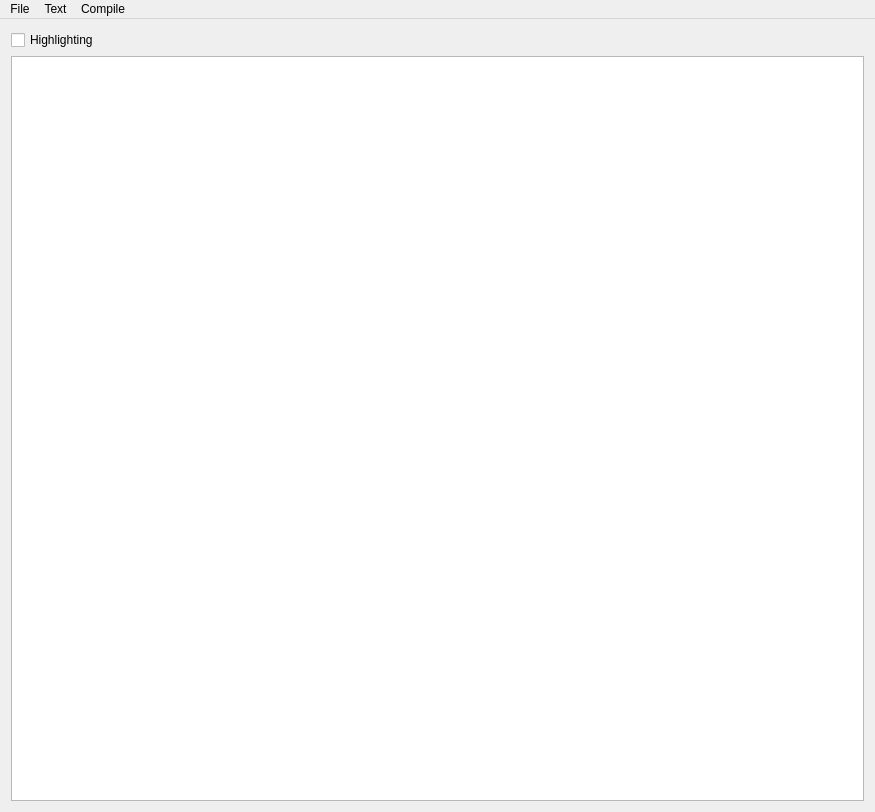
<?xml version="1.0" encoding="UTF-8"?>
<ui version="4.0">
 <class>MainWindow</class>
 <widget class="QMainWindow" name="MainWindow">
  <property name="geometry">
   <rect>
    <x>0</x>
    <y>0</y>
    <width>875</width>
    <height>812</height>
   </rect>
  </property>
  <property name="windowTitle">
   <string>MainWindow</string>
  </property>
  <widget class="QWidget" name="centralWidget">
   <layout class="QVBoxLayout" name="verticalLayout">
    <item>
     <widget class="QCheckBox" name="checkBoxHighlighting">
      <property name="text">
       <string>Highlighting</string>
      </property>
     </widget>
    </item>
    <item>
     <widget class="QTextEdit" name="textEdit">
      <property name="font">
       <font>
        <pointsize>12</pointsize>
       </font>
      </property>
      <property name="sizeAdjustPolicy">
       <enum>QAbstractScrollArea::AdjustIgnored</enum>
      </property>
      <property name="lineWrapMode">
       <enum>QTextEdit::WidgetWidth</enum>
      </property>
      <property name="lineWrapColumnOrWidth">
       <number>0</number>
      </property>
      <property name="tabStopWidth">
       <number>40</number>
      </property>
     </widget>
    </item>
   </layout>
  </widget>
  <widget class="QMenuBar" name="menuBar">
   <property name="geometry">
    <rect>
     <x>0</x>
     <y>0</y>
     <width>875</width>
     <height>22</height>
    </rect>
   </property>
   <widget class="QMenu" name="menuCreate">
    <property name="title">
     <string>File</string>
    </property>
    <addaction name="actionCreateFile"/>
    <addaction name="actionOpenFile"/>
    <addaction name="actionSaveFile"/>
   </widget>
   <widget class="QMenu" name="menuFont">
    <property name="title">
     <string>Text</string>
    </property>
    <addaction name="separator"/>
    <addaction name="actionFontSetting"/>
    <addaction name="actionChangeFontColor"/>
    <addaction name="actionChangeBackgroundColor"/>
    <addaction name="actionVidelenieColor"/>
    <addaction name="separator"/>
    <addaction name="actionSetCodec"/>
    <addaction name="actionSetTabStop"/>
   </widget>
   <widget class="QMenu" name="menuCompile">
    <property name="title">
     <string>Compile</string>
    </property>
    <addaction name="actionCompileGpp"/>
   </widget>
   <addaction name="menuCreate"/>
   <addaction name="menuFont"/>
   <addaction name="menuCompile"/>
  </widget>
  <action name="actionCreateFile">
   <property name="text">
    <string>Create file</string>
   </property>
  </action>
  <action name="actionOpenFile">
   <property name="text">
    <string>Open file</string>
   </property>
  </action>
  <action name="actionSaveFile">
   <property name="text">
    <string>Save file</string>
   </property>
  </action>
  <action name="actionChangeFontColor">
   <property name="text">
    <string>Change font color</string>
   </property>
  </action>
  <action name="actionChangeFontSize">
   <property name="text">
    <string>Change font size</string>
   </property>
  </action>
  <action name="actionChangeBackgroundColor">
   <property name="text">
    <string>Change background color</string>
   </property>
  </action>
  <action name="actiongpp">
   <property name="text">
    <string>g++</string>
   </property>
  </action>
  <action name="actionSetTabStop">
   <property name="text">
    <string>Set tab stop</string>
   </property>
  </action>
  <action name="actionHighlite">
   <property name="text">
    <string>Highlite</string>
   </property>
  </action>
  <action name="actionFontSetting">
   <property name="text">
    <string>Font setting</string>
   </property>
  </action>
  <action name="actionCompileGpp">
   <property name="text">
    <string>Compile gpp</string>
   </property>
  </action>
  <action name="actionVidelenieColor">
   <property name="text">
    <string>Background color</string>
   </property>
  </action>
  <action name="actionSetCodec">
   <property name="text">
    <string>Set codec</string>
   </property>
  </action>
 </widget>
 <layoutdefault spacing="6" margin="11"/>
 <resources/>
 <connections/>
</ui>
